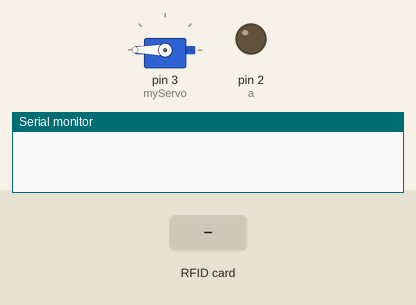
Simulated run of this sketch. Board: Arduino Mega 2560, built with avr-gcc and run on an emulated ATmega2560. Parts: servo, output pins drawn as LEDs (lit = HIGH), the last lines printed to the serial monitor. The test bench sets the inputs (shaded band). Pins used as bus, display or sensor lines are not drawn.

Above: at 0.1 s.
At 11.2 s:
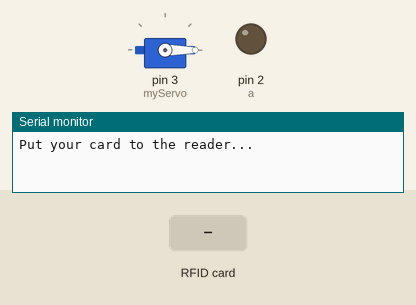
11.3 s: RFID card 86 B0 8C F7 held to the reader
At 12.3 s:
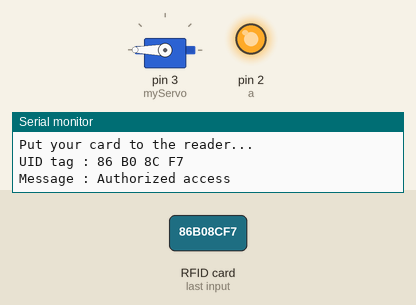
Timing chart, 0 to 23.3 s (numbered marks = the images above; inputs shaded):
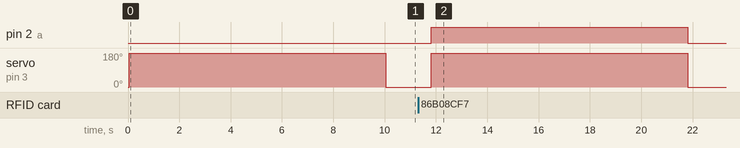

The sketch:

RFID_DOOR_LOCK.ino
```cpp
#include <SPI.h>
#include <MFRC522.h>
#include <Servo.h>

#define SS_PIN 53
#define RST_PIN 5
#define a 2 //define red LED
#define BUZZER 10 //buzzer pin
MFRC522 mfrc522(SS_PIN, RST_PIN);   // Create MFRC522 instance.
Servo myServo; //define servo name

void setup()
{
  Serial.begin(9600);   // Initiate a serial communication
  SPI.begin();      // Initiate  SPI bus
  mfrc522.PCD_Init();   // Initiate MFRC522
  myServo.attach(3); //servo pin
  myServo.write(0); //servo start position
  pinMode(a, OUTPUT);
  pinMode(BUZZER, OUTPUT);
  noTone(BUZZER);
  myServo.write(180);
    delay(10000);
    myServo.write(0);
  Serial.println("Put your card to the reader...");
  Serial.println();

}
void loop()
{
  // Look for new cards
  if ( ! mfrc522.PICC_IsNewCardPresent())
  {
    return;
  }
  // Select one of the cards
  if ( ! mfrc522.PICC_ReadCardSerial())
  {
    return;
  }
  //Show UID on serial monitor
  Serial.print("UID tag :");
  String content= "";
  byte letter;
  for (byte i = 0; i < mfrc522.uid.size; i++)
  {
     Serial.print(mfrc522.uid.uidByte[i] < 0x10 ? " 0" : " ");
     Serial.print(mfrc522.uid.uidByte[i], HEX);
     content.concat(String(mfrc522.uid.uidByte[i] < 0x10 ? " 0" : " "));
     content.concat(String(mfrc522.uid.uidByte[i], HEX));
  }
  Serial.println();
  Serial.print("Message : ");
  content.toUpperCase();
  if (content.substring(1) == "86 B0 8C F7") //change here the UID of the card/cards that you want to give access
  {
    Serial.println("Authorized access");
    Serial.println();
    delay(500);
    digitalWrite(a, HIGH);
    myServo.write(180);
    delay(10000);
    myServo.write(0);
    digitalWrite(a, LOW);
  }

 else   {
    Serial.println(" Access denied");
    tone(BUZZER, 300);
    delay(5000);
    noTone(BUZZER);
  }
}
```

Measured:
- after the input at 11.3 s, pin 2 (a): LOW → HIGH after 0.51 s, → LOW 10.0 s later; servo on pin 3 (myServo): 0° → 180° after 0.51 s, → 0° 10.0 s later
